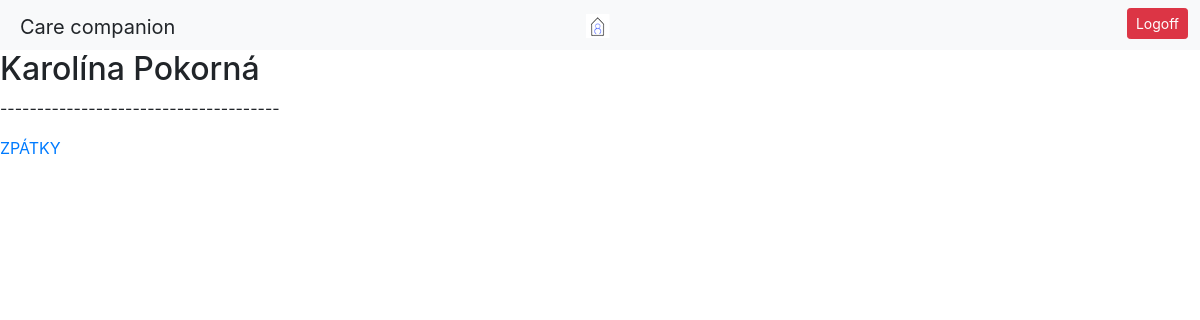
The page /opatrovnik/rozvrhy-klientu/ (signed in) on the database as committed earlier.
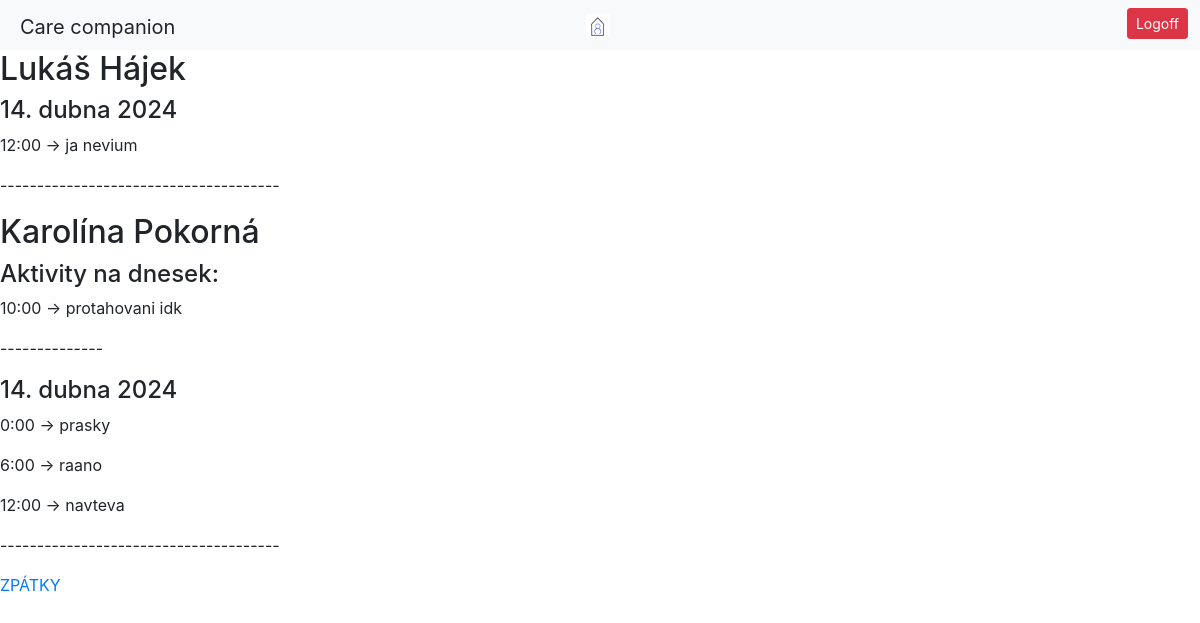
The same page on the database as committed later.
### patient/models.py (models this page shows)
class Patient(models.Model):
    user = models.OneToOneField(User, on_delete=models.CASCADE, default='', related_name='patient_profile')
    date_of_admission = models.DateField()
    room_number = models.IntegerField()
    birthday = models.DateField()
    health_info = models.TextField()
    observations = models.TextField(blank=True, null=True)
    objects = models.Manager()
    class ContactManager(models.Manager):
        def create_contact(self, patient, relationship, name, phone_number):
            return self.create(patient=patient, relationship=relationship, name=name, phone_number=phone_number)
    class MedicationIntakeManager(models.Manager):
        def create_medication(self, patient, medication, when, how):
            return self.create(patient=patient, medication=medication, when=when, how=how)
    medications = MedicationIntakeManager()
    contacts = ContactManager()
    class ActivityManager(models.Manager):
        def create_activity(self, patient, date, time, description):
            return self.create(patient=patient, date=date, time=time, description=description)
    activities = ActivityManager()
    @property
    def first_name(self):
        return self.user.first_name
    @property
    def last_name(self):
        return self.user.last_name

class Activity(models.Model):
    date = models.DateField()
    time = models.TimeField(blank=True, null=True)
    description = models.CharField(max_length=50)
    patient = models.ForeignKey(Patient, on_delete=models.CASCADE)

### caregiver/decorators.py (the view)
    def _wrapped_view(request, *args, **kwargs):
        if request.user.is_authenticated:
            groups = request.user.groups.values_list('name', flat=True)
            if 'Caregivers' in groups:
                return view_func(request, *args, **kwargs)
        messages.success(request, 'Pro přístup do aplikace se přihlašte.')
        return redirect('login_user')

### caregiver/views.py (called while the page is built)
@caregiver_required
def patient_schedules(request):
    now = datetime.now()
    patients_w_activities = Patient.objects.all().exclude(activity__isnull=True)
    context = {}
    patient_info = []
    for patient in patients_w_activities:
        todays_activities = []
        other_activities = []
        activities = patient.activity_set.filter(date__gte=now.date())
        for activity in activities:
            if activity.date == now.date():
                todays_activities.append({'activity': activity})
            else:
                other_activities.append({'activity': activity})
        patient_info.append({'patient': patient, 'todays_activities': todays_activities, 'other_activities': other_activities})
    context.update({'patient_info': patient_info})
    return render(request, 'patient_schedules.html', context)

### caregiver/templates/patient_schedules.html (shortened to what this page needs)
{% extends 'base_caregiver.html' %}
{% load static %}
{% block navbar %}
     <a href="{% url 'index_caregiver' %}"><img src="{% static 'CareLogo.png' %}" alt="Italian Trulli"></a>
{% endblock %}
{% block content %}
  {% for info in patient_info %}
        <h2>{{ info.patient.first_name }} {{ info.patient.last_name }}</h2>
        {% if info.todays_activities %}
            <h4>Aktivity na dnesek:</h4>
            {% for activity in info.todays_activities %}
                <p>{{ activity.activity.time }} -> {{ activity.activity.description }}</p>
            {% endfor %}
            <p>--------------</p>
        {% endif %}
        {% if info.other_activities %}
            {% regroup info.other_activities by activity.date as grouped_activities %}
            {% for date_activities in grouped_activities %}
                {% if date_activities.grouper %}
                    <h4>{{ date_activities.grouper }}</h4>
                    {% for activity_info in date_activities.list %}
                        <p>{{ activity_info.activity.time }} -> {{ activity_info.activity.description }}</p>
                    {% endfor %}
                {% endif %}
            {% endfor %}
        {% endif %}
        <p>--------------------------------------</p>
    {% endfor %}
    <a class="text-center" href="{% url 'index_caregiver' %}">ZPÁTKY</a>
{% endblock %}

### caregiver/templates/base_caregiver.html (shortened to what this page needs)
<!DOCTYPE html>
<html lang="en">
<head>
  <link rel="stylesheet" href="https://stackpath.bootstrapcdn.com/bootstrap/4.5.2/css/bootstrap.min.css">
    {% load static %}
  <link href="https://cdn.jsdelivr.net/npm/bootstrap-icons/font/bootstrap-icons.css" rel="stylesheet">
    <link  rel="stylesheet" href="{% static '/caregiver/caregiver.css' %}">
</head>
<body>
    <div class="container-fluid bg-light pt-1 pb-1">
        <div class="row">
            <div class="col d-none d-md-block">
                <div class="p-1 ml-3 mt-1 navbar-brand">Care companion</div>
            </div>
            <div class="col-9 col-sm-4 text-left text-sm-center">
                <div class="p-1 mt-1 mb-1 pl-3 pl-sm-0 text-muted">{% block navbar %}{% endblock %}</div>
            </div>
            <div class="col-3 col-sm-4 text-right">
                <div class="p-1 mr-2 text-end"><a class="btn btn-danger btn-sm" href="{% url 'logout_user' %}">Logoff</a></div>
            </div>
        </div>
    </div>
<div class="block-content">
 {% block content %}
 {% endblock %}
</div>
</body>
</html>

### static/caregiver/caregiver.css (style rules this page uses)
.container-fluid { padding-left: 0; padding-right: 0; }

Rows that differ between the two databases and show on the page:
now on this page (row unchanged): Patient: patient.first_name "Lukáš", patient.last_name "Hájek"
added Activity: grouper "14. dubna 2024", activity.time "12:00", activity.description "ja nevium"
shown differently, row unchanged: Patient "Karolína": now shows "Aktivity na dnesek: --------------"
added Activity: activity.time "10:00", activity.description "protahovani idk", shown under Patient "Karolína"
added Activity: grouper "14. dubna 2024", activity.time "0:00", activity.description "prasky"
added Activity: activity.time "6:00", activity.description "raano", shown under Patient "Karolína"
added Activity: activity.time "12:00", activity.description "navteva", shown under Patient "Karolína"
